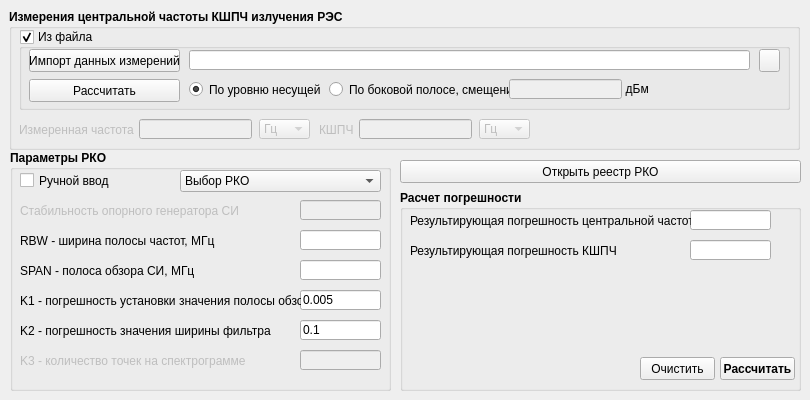
      <widget class="QWidget" name="tab_2">
       <attribute name="title">
        <string>Расчет погрешности</string>
       </attribute>
       <widget class="QGroupBox" name="groupBox_4">
        <property name="geometry">
         <rect>
          <x>9</x>
          <y>9</y>
          <width>791</width>
          <height>141</height>
         </rect>
        </property>
        <property name="font">
         <font>
          <weight>75</weight>
          <bold>true</bold>
         </font>
        </property>
        <property name="title">
         <string>Измерения центральной частоты КШПЧ излучения РЭС</string>
        </property>
        <widget class="QGroupBox" name="groupBox_5">
         <property name="geometry">
          <rect>
           <x>10</x>
           <y>20</y>
           <width>771</width>
           <height>81</height>
          </rect>
         </property>
         <property name="font">
          <font>
           <weight>50</weight>
           <bold>false</bold>
          </font>
         </property>
         <property name="title">
          <string>Из файла</string>
         </property>
         <property name="checkable">
          <bool>true</bool>
         </property>
         <widget class="QPushButton" name="pushButton_3">
          <property name="geometry">
           <rect>
            <x>10</x>
            <y>20</y>
            <width>151</width>
            <height>23</height>
           </rect>
          </property>
          <property name="text">
           <string>Импорт данных измерений</string>
          </property>
         </widget>
         <widget class="QPushButton" name="pushButton_4">
          <property name="geometry">
           <rect>
            <x>10</x>
            <y>50</y>
            <width>151</width>
            <height>23</height>
           </rect>
          </property>
          <property name="text">
           <string>Рассчитать</string>
          </property>
         </widget>
         <widget class="QLineEdit" name="lineEdit_31">
          <property name="geometry">
           <rect>
            <x>170</x>
            <y>21</y>
            <width>561</width>
            <height>20</height>
           </rect>
          </property>
          <property name="readOnly">
           <bool>true</bool>
          </property>
         </widget>
         <widget class="QPushButton" name="pushButton_9">
          <property name="geometry">
           <rect>
            <x>740</x>
            <y>20</y>
            <width>21</width>
            <height>23</height>
           </rect>
          </property>
          <property name="text">
           <string/>
          </property>
          <property name="icon">
           <iconset resource="resources.qrc">
            <normaloff>:/res/img/action_log.png</normaloff>:/res/img/action_log.png</iconset>
          </property>
         </widget>
         <widget class="QRadioButton" name="radioButton">
          <property name="geometry">
           <rect>
            <x>170</x>
            <y>50</y>
            <width>141</width>
            <height>21</height>
           </rect>
          </property>
          <property name="text">
           <string>По уровню несущей</string>
          </property>
          <property name="checked">
           <bool>true</bool>
          </property>
         </widget>
         <widget class="QRadioButton" name="radioButton_2">
          <property name="geometry">
           <rect>
            <x>310</x>
            <y>50</y>
            <width>181</width>
            <height>21</height>
           </rect>
          </property>
          <property name="text">
           <string>По боковой полосе, смещение</string>
          </property>
         </widget>
         <widget class="QLineEdit" name="lineEdit_2">
          <property name="enabled">
           <bool>false</bool>
          </property>
          <property name="geometry">
           <rect>
            <x>490</x>
            <y>50</y>
            <width>113</width>
            <height>20</height>
           </rect>
          </property>
         </widget>
         <widget class="QLabel" name="label_13">
          <property name="geometry">
           <rect>
            <x>600</x>
            <y>50</y>
            <width>71</width>
            <height>20</height>
           </rect>
          </property>
          <property name="text">
           <string>  дБм</string>
          </property>
         </widget>
        </widget>
        <widget class="QLabel" name="label_7">
         <property name="enabled">
          <bool>false</bool>
         </property>
         <property name="geometry">
          <rect>
           <x>10</x>
           <y>110</y>
           <width>121</width>
           <height>21</height>
          </rect>
         </property>
         <property name="font">
          <font>
           <weight>50</weight>
           <bold>false</bold>
          </font>
         </property>
         <property name="text">
          <string>Измеренная частота</string>
         </property>
        </widget>
        <widget class="QLineEdit" name="lineEdit_6">
         <property name="enabled">
          <bool>false</bool>
         </property>
         <property name="geometry">
          <rect>
           <x>130</x>
           <y>110</y>
           <width>113</width>
           <height>20</height>
          </rect>
         </property>
         <property name="font">
          <font>
           <weight>50</weight>
           <bold>false</bold>
          </font>
         </property>
        </widget>
        <widget class="QComboBox" name="comboBox_7">
         <property name="enabled">
          <bool>false</bool>
         </property>
         <property name="geometry">
          <rect>
           <x>250</x>
           <y>110</y>
           <width>51</width>
           <height>20</height>
          </rect>
         </property>
         <property name="maximumSize">
          <size>
           <width>88</width>
           <height>16777215</height>
          </size>
         </property>
         <property name="font">
          <font>
           <weight>50</weight>
           <bold>false</bold>
          </font>
         </property>
         <item>
          <property name="text">
           <string>Гц</string>
          </property>
         </item>
         <item>
          <property name="text">
           <string>кГц</string>
          </property>
         </item>
         <item>
          <property name="text">
           <string>МГц</string>
          </property>
         </item>
        </widget>
        <widget class="QLineEdit" name="lineEdit_19">
         <property name="enabled">
          <bool>false</bool>
         </property>
         <property name="geometry">
          <rect>
           <x>350</x>
           <y>110</y>
           <width>113</width>
           <height>20</height>
          </rect>
         </property>
         <property name="font">
          <font>
           <weight>50</weight>
           <bold>false</bold>
          </font>
         </property>
        </widget>
        <widget class="QLabel" name="label_39">
         <property name="enabled">
          <bool>false</bool>
         </property>
         <property name="geometry">
          <rect>
           <x>310</x>
           <y>110</y>
           <width>41</width>
           <height>21</height>
          </rect>
         </property>
         <property name="font">
          <font>
           <weight>50</weight>
           <bold>false</bold>
          </font>
         </property>
         <property name="text">
          <string>КШПЧ</string>
         </property>
        </widget>
        <widget class="QComboBox" name="comboBox_9">
         <property name="enabled">
          <bool>false</bool>
         </property>
         <property name="geometry">
          <rect>
           <x>470</x>
           <y>110</y>
           <width>51</width>
           <height>20</height>
          </rect>
         </property>
         <property name="maximumSize">
          <size>
           <width>88</width>
           <height>16777215</height>
          </size>
         </property>
         <property name="font">
          <font>
           <weight>50</weight>
           <bold>false</bold>
          </font>
         </property>
         <item>
          <property name="text">
           <string>Гц</string>
          </property>
         </item>
         <item>
          <property name="text">
           <string>кГц</string>
          </property>
         </item>
         <item>
          <property name="text">
           <string>МГц</string>
          </property>
         </item>
        </widget>
       </widget>
       <widget class="QGroupBox" name="groupBox_6">
        <property name="geometry">
         <rect>
          <x>10</x>
          <y>150</y>
          <width>381</width>
          <height>241</height>
         </rect>
        </property>
        <property name="font">
         <font>
          <weight>75</weight>
          <bold>true</bold>
         </font>
        </property>
        <property name="title">
         <string>Параметры РКО</string>
        </property>
        <widget class="QLabel" name="label_8">
         <property name="enabled">
          <bool>true</bool>
         </property>
         <property name="geometry">
          <rect>
           <x>10</x>
           <y>80</y>
           <width>281</width>
           <height>21</height>
          </rect>
         </property>
         <property name="minimumSize">
          <size>
           <width>50</width>
           <height>0</height>
          </size>
         </property>
         <property name="font">
          <font>
           <weight>50</weight>
           <bold>false</bold>
          </font>
         </property>
         <property name="text">
          <string>RBW - ширина полосы частот, МГц</string>
         </property>
        </widget>
        <widget class="QLabel" name="label_9">
         <property name="enabled">
          <bool>true</bool>
         </property>
         <property name="geometry">
          <rect>
           <x>10</x>
           <y>110</y>
           <width>281</width>
           <height>21</height>
          </rect>
         </property>
         <property name="font">
          <font>
           <weight>50</weight>
           <bold>false</bold>
          </font>
         </property>
         <property name="text">
          <string>SPAN - полоса обзора СИ, МГц</string>
         </property>
        </widget>
        <widget class="QLabel" name="label_11">
         <property name="enabled">
          <bool>true</bool>
         </property>
         <property name="geometry">
          <rect>
           <x>10</x>
           <y>170</y>
           <width>281</width>
           <height>21</height>
          </rect>
         </property>
         <property name="font">
          <font>
           <weight>50</weight>
           <bold>false</bold>
          </font>
         </property>
         <property name="text">
          <string>K2 - погрешность значения ширины фильтра</string>
         </property>
        </widget>
        <widget class="QLineEdit" name="lineEdit_7">
         <property name="enabled">
          <bool>false</bool>
         </property>
         <property name="geometry">
          <rect>
           <x>290</x>
           <y>50</y>
           <width>81</width>
           <height>20</height>
          </rect>
         </property>
         <property name="font">
          <font>
           <weight>50</weight>
           <bold>false</bold>
          </font>
         </property>
        </widget>
        <widget class="QLineEdit" name="lineEdit_8">
         <property name="enabled">
          <bool>true</bool>
         </property>
         <property name="geometry">
          <rect>
           <x>290</x>
           <y>80</y>
           <width>81</width>
           <height>20</height>
          </rect>
         </property>
         <property name="font">
          <font>
           <weight>50</weight>
           <bold>false</bold>
          </font>
         </property>
        </widget>
        <widget class="QLineEdit" name="lineEdit_9">
         <property name="enabled">
          <bool>true</bool>
         </property>
         <property name="geometry">
          <rect>
           <x>290</x>
           <y>110</y>
           <width>81</width>
           <height>20</height>
          </rect>
         </property>
         <property name="font">
          <font>
           <weight>50</weight>
           <bold>false</bold>
          </font>
         </property>
        </widget>
        <widget class="QLineEdit" name="lineEdit_10">
         <property name="enabled">
          <bool>true</bool>
         </property>
         <property name="geometry">
          <rect>
           <x>290</x>
           <y>140</y>
           <width>81</width>
           <height>20</height>
          </rect>
         </property>
         <property name="font">
          <font>
           <weight>50</weight>
           <bold>false</bold>
          </font>
         </property>
         <property name="text">
          <string>0.005</string>
         </property>
        </widget>
        <widget class="QLineEdit" name="lineEdit_11">
         <property name="enabled">
          <bool>true</bool>
         </property>
         <property name="geometry">
          <rect>
           <x>290</x>
           <y>170</y>
           <width>81</width>
           <height>20</height>
          </rect>
         </property>
         <property name="font">
          <font>
           <weight>50</weight>
           <bold>false</bold>
          </font>
         </property>
         <property name="text">
          <string>0.1</string>
         </property>
        </widget>
        <widget class="QLabel" name="label_10">
         <property name="enabled">
          <bool>true</bool>
         </property>
         <property name="geometry">
          <rect>
           <x>10</x>
           <y>140</y>
           <width>281</width>
           <height>21</height>
          </rect>
         </property>
         <property name="font">
          <font>
           <weight>50</weight>
           <bold>false</bold>
          </font>
         </property>
         <property name="text">
          <string>K1 - погрешность установки значения полосы обзора</string>
         </property>
        </widget>
        <widget class="QLabel" name="label_12">
         <property name="enabled">
          <bool>false</bool>
         </property>
         <property name="geometry">
          <rect>
           <x>10</x>
           <y>200</y>
           <width>281</width>
           <height>21</height>
          </rect>
         </property>
         <property name="font">
          <font>
           <weight>50</weight>
           <bold>false</bold>
          </font>
         </property>
         <property name="text">
          <string>K3 - количество точек на спектрограмме</string>
         </property>
        </widget>
        <widget class="QComboBox" name="comboBox_8">
         <property name="geometry">
          <rect>
           <x>170</x>
           <y>20</y>
           <width>201</width>
           <height>22</height>
          </rect>
         </property>
         <property name="font">
          <font>
           <weight>50</weight>
           <bold>false</bold>
          </font>
         </property>
         <item>
          <property name="text">
           <string>Выбор РКО</string>
          </property>
         </item>
        </widget>
        <widget class="QCheckBox" name="checkBox">
         <property name="geometry">
          <rect>
           <x>10</x>
           <y>20</y>
           <width>161</width>
           <height>21</height>
          </rect>
         </property>
         <property name="font">
          <font>
           <weight>50</weight>
           <bold>false</bold>
          </font>
         </property>
         <property name="text">
          <string>Ручной ввод</string>
         </property>
         <property name="checked">
          <bool>false</bool>
         </property>
        </widget>
        <widget class="QLabel" name="label_31">
         <property name="enabled">
          <bool>false</bool>
         </property>
         <property name="geometry">
          <rect>
           <x>10</x>
           <y>50</y>
           <width>281</width>
           <height>21</height>
          </rect>
         </property>
         <property name="font">
          <font>
           <weight>50</weight>
           <bold>false</bold>
          </font>
         </property>
         <property name="text">
          <string>Стабильность опорного генератора СИ</string>
         </property>
        </widget>
        <widget class="QLineEdit" name="lineEdit_27">
         <property name="enabled">
          <bool>false</bool>
         </property>
         <property name="geometry">
          <rect>
           <x>290</x>
           <y>200</y>
           <width>81</width>
           <height>20</height>
          </rect>
         </property>
         <property name="font">
          <font>
           <weight>50</weight>
           <bold>false</bold>
          </font>
         </property>
        </widget>
       </widget>
       <widget class="QPushButton" name="pushButton_10">
        <property name="geometry">
         <rect>
          <x>400</x>
          <y>160</y>
          <width>401</width>
          <height>23</height>
         </rect>
        </property>
        <property name="text">
         <string>Открыть реестр РКО</string>
        </property>
       </widget>
       <widget class="QGroupBox" name="groupBox_11">
        <property name="geometry">
         <rect>
          <x>400</x>
          <y>190</y>
          <width>401</width>
          <height>201</height>
         </rect>
        </property>
        <property name="font">
         <font>
          <weight>75</weight>
          <bold>true</bold>
         </font>
        </property>
        <property name="title">
         <string>Расчет погрешности</string>
        </property>
        <widget class="QLineEdit" name="lineEdit_39">
         <property name="enabled">
          <bool>true</bool>
         </property>
         <property name="geometry">
          <rect>
           <x>290</x>
           <y>20</y>
           <width>81</width>
           <height>20</height>
          </rect>
         </property>
         <property name="font">
          <font>
           <weight>50</weight>
           <bold>false</bold>
          </font>
         </property>
         <property name="readOnly">
          <bool>true</bool>
         </property>
        </widget>
        <widget class="QLineEdit" name="lineEdit_40">
         <property name="enabled">
          <bool>true</bool>
         </property>
         <property name="geometry">
          <rect>
           <x>290</x>
           <y>50</y>
           <width>81</width>
           <height>20</height>
          </rect>
         </property>
         <property name="font">
          <font>
           <weight>50</weight>
           <bold>false</bold>
          </font>
         </property>
         <property name="readOnly">
          <bool>true</bool>
         </property>
        </widget>
        <widget class="QLabel" name="label_45">
         <property name="enabled">
          <bool>true</bool>
         </property>
         <property name="geometry">
          <rect>
           <x>10</x>
           <y>20</y>
           <width>281</width>
           <height>21</height>
          </rect>
         </property>
         <property name="minimumSize">
          <size>
           <width>50</width>
           <height>0</height>
          </size>
         </property>
         <property name="font">
          <font>
           <weight>50</weight>
           <bold>false</bold>
          </font>
         </property>
         <property name="text">
          <string>Результирующая погрешность центральной частоты</string>
         </property>
        </widget>
        <widget class="QPushButton" name="pushButton_11">
         <property name="geometry">
          <rect>
           <x>320</x>
           <y>167</y>
           <width>75</width>
           <height>23</height>
          </rect>
         </property>
         <property name="font">
          <font>
           <weight>75</weight>
           <bold>true</bold>
          </font>
         </property>
         <property name="text">
          <string>Рассчитать</string>
         </property>
        </widget>
        <widget class="QLabel" name="label_46">
         <property name="enabled">
          <bool>true</bool>
         </property>
         <property name="geometry">
          <rect>
           <x>10</x>
           <y>50</y>
           <width>281</width>
           <height>21</height>
          </rect>
         </property>
         <property name="minimumSize">
          <size>
           <width>50</width>
           <height>0</height>
          </size>
         </property>
         <property name="font">
          <font>
           <weight>50</weight>
           <bold>false</bold>
          </font>
         </property>
         <property name="text">
          <string>Результирующая погрешность КШПЧ</string>
         </property>
        </widget>
        <widget class="QLabel" name="label_47">
         <property name="geometry">
          <rect>
           <x>374</x>
           <y>20</y>
           <width>31</width>
           <height>20</height>
          </rect>
         </property>
         <property name="font">
          <font>
           <weight>50</weight>
           <bold>false</bold>
          </font>
         </property>
         <property name="text">
          <string/>
         </property>
        </widget>
        <widget class="QLabel" name="label_48">
         <property name="geometry">
          <rect>
           <x>375</x>
           <y>50</y>
           <width>31</width>
           <height>20</height>
          </rect>
         </property>
         <property name="font">
          <font>
           <weight>50</weight>
           <bold>false</bold>
          </font>
         </property>
         <property name="text">
          <string/>
         </property>
        </widget>
        <widget class="QPushButton" name="pushButton_13">
         <property name="geometry">
          <rect>
           <x>240</x>
           <y>167</y>
           <width>75</width>
           <height>23</height>
          </rect>
         </property>
         <property name="font">
          <font>
           <weight>50</weight>
           <bold>false</bold>
          </font>
         </property>
         <property name="text">
          <string>Очистить</string>
         </property>
        </widget>
       </widget>
      </widget>
